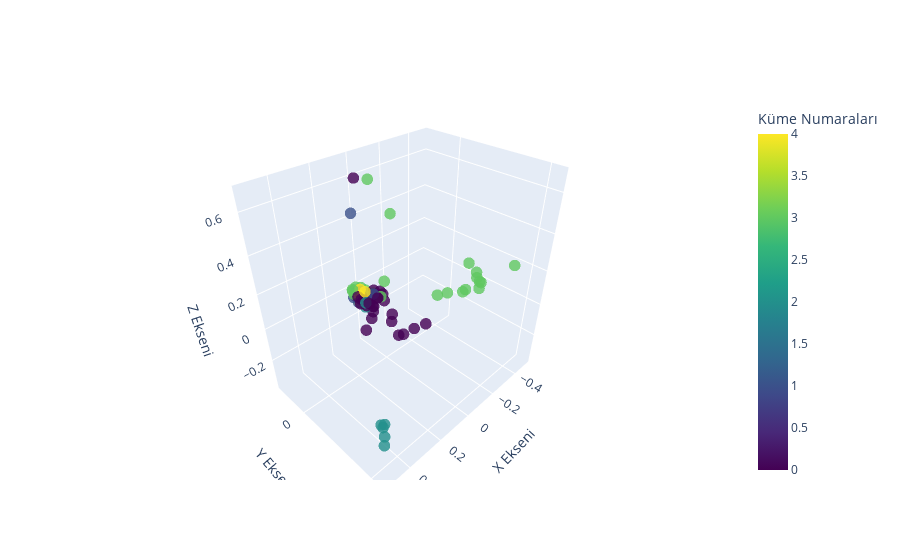

Notebook code cell kept with this figure:
### Code cell
import plotly.graph_objects as go
from sklearn.decomposition import PCA
import numpy as np

pca = PCA(n_components=3)
df = pca.fit_transform(vect_text)

# Veri oluşturun
x = df[:, 0]
y = df[:, 1]
z = df[:, 2]
cluster_numbers = kmeans.labels_  # Küme numaralarını içeren dizi

# Küme numaralarına göre renkleri belirleyin
colorscale = 'Viridis'  # Renk paletini seçebilirsiniz
marker_colors = cluster_numbers

# 3D scatter plot oluşturun
fig = go.Figure(data=[go.Scatter3d(
    x=x,
    y=y,
    z=z,
    mode='markers',
    marker=dict(
        size=4,
        opacity=0.8,
        color=marker_colors,
        colorscale=colorscale,
        colorbar=dict(title='Küme Numaraları')
    )
)])

# Eksen etiketlerini ayarlayın
fig.update_layout(scene=dict(
    xaxis_title='X Ekseni',
    yaxis_title='Y Ekseni',
    zaxis_title='Z Ekseni'
))

# Grafiği gösterin
fig.show()
